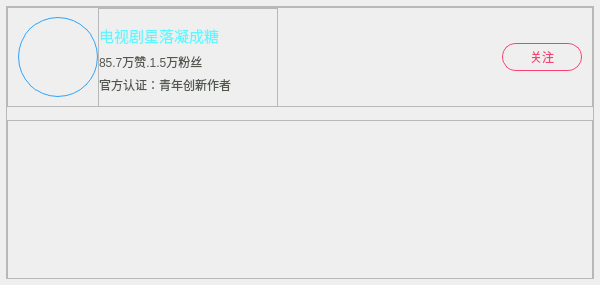
<?xml version="1.0" encoding="UTF-8"?>
<ui version="4.0">
 <class>FUserForm</class>
 <widget class="QWidget" name="FUserForm">
  <property name="geometry">
   <rect>
    <x>0</x>
    <y>0</y>
    <width>600</width>
    <height>285</height>
   </rect>
  </property>
  <property name="minimumSize">
   <size>
    <width>600</width>
    <height>285</height>
   </size>
  </property>
  <property name="maximumSize">
   <size>
    <width>16777215</width>
    <height>285</height>
   </size>
  </property>
  <property name="windowTitle">
   <string>Form</string>
  </property>
  <property name="styleSheet">
   <string notr="true"/>
  </property>
  <layout class="QVBoxLayout" name="verticalLayout_2">
   <property name="leftMargin">
    <number>6</number>
   </property>
   <property name="topMargin">
    <number>6</number>
   </property>
   <property name="rightMargin">
    <number>6</number>
   </property>
   <property name="bottomMargin">
    <number>6</number>
   </property>
   <item>
    <widget class="QFrame" name="frame_all">
     <property name="frameShape">
      <enum>QFrame::StyledPanel</enum>
     </property>
     <property name="frameShadow">
      <enum>QFrame::Raised</enum>
     </property>
     <layout class="QVBoxLayout" name="verticalLayout_3">
      <property name="leftMargin">
       <number>0</number>
      </property>
      <property name="topMargin">
       <number>0</number>
      </property>
      <property name="rightMargin">
       <number>0</number>
      </property>
      <property name="bottomMargin">
       <number>0</number>
      </property>
      <item>
       <widget class="QFrame" name="frame_top">
        <property name="minimumSize">
         <size>
          <width>0</width>
          <height>100</height>
         </size>
        </property>
        <property name="maximumSize">
         <size>
          <width>16777215</width>
          <height>100</height>
         </size>
        </property>
        <property name="frameShape">
         <enum>QFrame::StyledPanel</enum>
        </property>
        <property name="frameShadow">
         <enum>QFrame::Raised</enum>
        </property>
        <layout class="QHBoxLayout" name="horizontalLayout">
         <property name="spacing">
          <number>0</number>
         </property>
         <property name="leftMargin">
          <number>10</number>
         </property>
         <property name="topMargin">
          <number>0</number>
         </property>
         <property name="rightMargin">
          <number>10</number>
         </property>
         <property name="bottomMargin">
          <number>0</number>
         </property>
         <item>
          <widget class="QPushButton" name="pushButton_header">
           <property name="minimumSize">
            <size>
             <width>80</width>
             <height>80</height>
            </size>
           </property>
           <property name="maximumSize">
            <size>
             <width>80</width>
             <height>80</height>
            </size>
           </property>
           <property name="styleSheet">
            <string notr="true">QPushButton
{
border-radius: 40px;
border-image: url(:/images/bgpic/cusvideoitem3.png);
border: 1px solid rgb(44, 163, 250);
}</string>
           </property>
           <property name="text">
            <string/>
           </property>
          </widget>
         </item>
         <item>
          <widget class="QFrame" name="frame_userInfo">
           <property name="minimumSize">
            <size>
             <width>180</width>
             <height>100</height>
            </size>
           </property>
           <property name="maximumSize">
            <size>
             <width>16777215</width>
             <height>100</height>
            </size>
           </property>
           <property name="styleSheet">
            <string notr="true">#frame_userInfo
{

}

QPushButton
{
border: none;
text-align: left;
color: rgb(81, 86, 78);
font: 400 13px &quot;微软雅黑&quot;;
}</string>
           </property>
           <property name="frameShape">
            <enum>QFrame::StyledPanel</enum>
           </property>
           <property name="frameShadow">
            <enum>QFrame::Raised</enum>
           </property>
           <layout class="QVBoxLayout" name="verticalLayout">
            <property name="spacing">
             <number>5</number>
            </property>
            <property name="leftMargin">
             <number>0</number>
            </property>
            <property name="topMargin">
             <number>0</number>
            </property>
            <property name="rightMargin">
             <number>0</number>
            </property>
            <property name="bottomMargin">
             <number>0</number>
            </property>
            <item>
             <spacer name="verticalSpacer">
              <property name="orientation">
               <enum>Qt::Vertical</enum>
              </property>
              <property name="sizeType">
               <enum>QSizePolicy::Expanding</enum>
              </property>
              <property name="sizeHint" stdset="0">
               <size>
                <width>20</width>
                <height>12</height>
               </size>
              </property>
             </spacer>
            </item>
            <item>
             <widget class="QPushButton" name="pushButton_3">
              <property name="minimumSize">
               <size>
                <width>0</width>
                <height>26</height>
               </size>
              </property>
              <property name="maximumSize">
               <size>
                <width>16777215</width>
                <height>26</height>
               </size>
              </property>
              <property name="styleSheet">
               <string notr="true">QPushButton
{
font-size: 15px;
color: rgb(97, 246, 255);
}</string>
              </property>
              <property name="text">
               <string>电视剧星落凝成糖</string>
              </property>
             </widget>
            </item>
            <item>
             <widget class="QPushButton" name="pushButton_4">
              <property name="text">
               <string>85.7万赞.1.5万粉丝</string>
              </property>
             </widget>
            </item>
            <item>
             <widget class="QPushButton" name="pushButton_5">
              <property name="text">
               <string>官方认证：青年创新作者</string>
              </property>
             </widget>
            </item>
            <item>
             <spacer name="verticalSpacer_2">
              <property name="orientation">
               <enum>Qt::Vertical</enum>
              </property>
              <property name="sizeType">
               <enum>QSizePolicy::Expanding</enum>
              </property>
              <property name="sizeHint" stdset="0">
               <size>
                <width>20</width>
                <height>12</height>
               </size>
              </property>
             </spacer>
            </item>
           </layout>
          </widget>
         </item>
         <item>
          <spacer name="horizontalSpacer">
           <property name="orientation">
            <enum>Qt::Horizontal</enum>
           </property>
           <property name="sizeHint" stdset="0">
            <size>
             <width>19</width>
             <height>20</height>
            </size>
           </property>
          </spacer>
         </item>
         <item>
          <widget class="QPushButton" name="pushButton_watched">
           <property name="minimumSize">
            <size>
             <width>80</width>
             <height>28</height>
            </size>
           </property>
           <property name="maximumSize">
            <size>
             <width>80</width>
             <height>28</height>
            </size>
           </property>
           <property name="styleSheet">
            <string notr="true">QPushButton
{
color: rgb(251, 65, 115);
border-radius: 14px;
border: 1px solid rgb(251, 65, 115);
}

QPushButton:checked
{
color: rgb(81, 86, 78);
border-radius: 14px;
border: 1px solid rgb(81, 86, 78);
}

QPushButton:hover
{
color: rgb(81, 86, 78);
border-radius: 14px;
border: 1px solid rgb(81, 86, 78);
}</string>
           </property>
           <property name="text">
            <string>关注</string>
           </property>
          </widget>
         </item>
        </layout>
       </widget>
      </item>
      <item>
       <widget class="QFrame" name="frame_bottom">
        <property name="minimumSize">
         <size>
          <width>0</width>
          <height>165</height>
         </size>
        </property>
        <property name="maximumSize">
         <size>
          <width>16777215</width>
          <height>150</height>
         </size>
        </property>
        <property name="frameShape">
         <enum>QFrame::StyledPanel</enum>
        </property>
        <property name="frameShadow">
         <enum>QFrame::Raised</enum>
        </property>
        <layout class="QHBoxLayout" name="horizontalLayout_2">
         <property name="spacing">
          <number>0</number>
         </property>
         <property name="leftMargin">
          <number>0</number>
         </property>
         <property name="topMargin">
          <number>0</number>
         </property>
         <property name="rightMargin">
          <number>0</number>
         </property>
         <property name="bottomMargin">
          <number>0</number>
         </property>
         <item>
          <widget class="CusListWidget" name="listWidget_fitems">
           <property name="minimumSize">
            <size>
             <width>0</width>
             <height>160</height>
            </size>
           </property>
           <property name="maximumSize">
            <size>
             <width>16777215</width>
             <height>160</height>
            </size>
           </property>
           <property name="styleSheet">
            <string notr="true">QListWidget
{
outline: none;
border: none;
background-color: transparent;
}

QListWidget::item
{
margin:1px;
color: transparent;
}

QListWidget::item:selected
{
background-color: transparent;
}

QListWidget::item:hover
{
background-color: transparent;
}</string>
           </property>
          </widget>
         </item>
        </layout>
       </widget>
      </item>
     </layout>
    </widget>
   </item>
  </layout>
 </widget>
 <customwidgets>
  <customwidget>
   <class>CusListWidget</class>
   <extends>QListWidget</extends>
   <header>mainwidget/CusListWidget.h</header>
  </customwidget>
 </customwidgets>
 <resources/>
 <connections/>
</ui>
